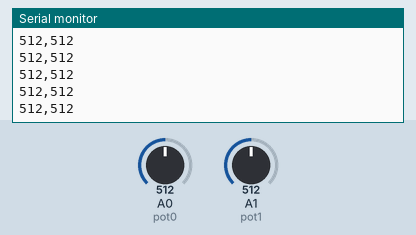
Simulated run of this sketch. Board: Arduino Uno, built with avr-gcc and run on an emulated ATmega328P. Shown: the last lines printed to the serial monitor. The test bench sets the inputs (shaded band); at power-on: A0 (pot0) = 512, A1 (pot1) = 512.

Above: at 1.2 s.
1.3 s: A0 (pot0) set to 716
At 1.56 s:
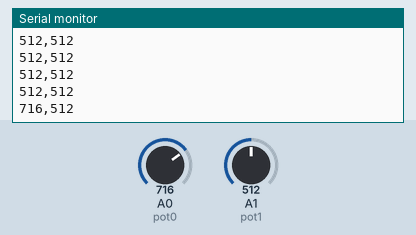
2.8 s: A1 (pot1) set to 716
At 2.96 s:
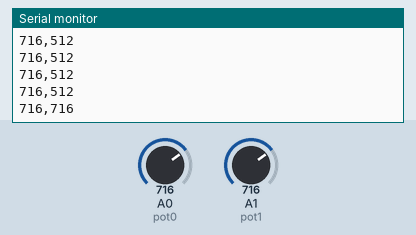
4.3 s: A0 (pot0) set to 900
At 4.37 s:
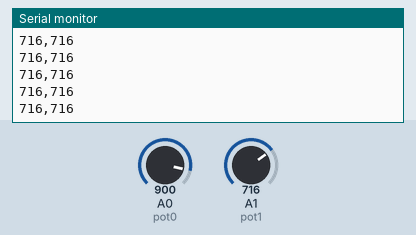
5.8 s: A1 (pot1) set to 900
At 5.97 s:
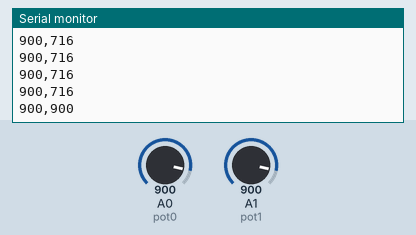
Timing chart, 0 to 8.3 s (numbered marks = the images above; inputs shaded):
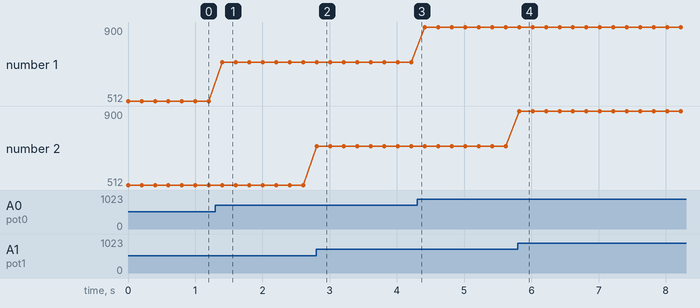

Measured:
- after the input at 1.3 s, the serial monitor: prints a new line after 0.10 s (image 1)
- after the input at 2.8 s, the serial monitor: prints a new line at once (image 2)
- after the input at 5.8 s, the serial monitor: prints a new line at once (image 4)
- plotted number 1: 512 → 716 after the input at 1.3 s, 716 → 900 after the input at 4.3 s

The sketch:

pot-test.ino
```cpp
const int pot0 = A0;
const int pot1 = A1;


void setup() {
  // put your setup code here, to run once:
  Serial.begin(115200);
}

void loop() {
  // put your main code here, to run repeatedly:
  Serial.print(analogRead(pot0));
  Serial.print(",");
  Serial.println(analogRead(pot1));
  delay(200);
}
```
